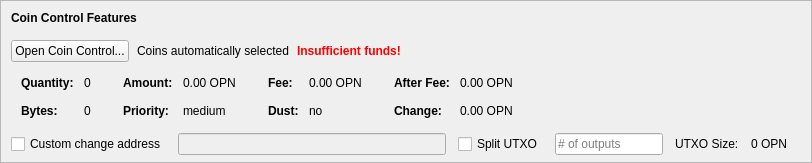
    <widget class="QFrame" name="frameCoinControl">
     <property name="sizePolicy">
      <sizepolicy hsizetype="Expanding" vsizetype="Expanding">
       <horstretch>0</horstretch>
       <verstretch>0</verstretch>
      </sizepolicy>
     </property>
     <property name="maximumSize">
      <size>
       <width>16777215</width>
       <height>16777215</height>
      </size>
     </property>
     <property name="frameShape">
      <enum>QFrame::StyledPanel</enum>
     </property>
     <property name="frameShadow">
      <enum>QFrame::Sunken</enum>
     </property>
     <layout class="QVBoxLayout" name="verticalLayoutCoinControl2">
      <property name="spacing">
       <number>0</number>
      </property>
      <property name="leftMargin">
       <number>0</number>
      </property>
      <property name="topMargin">
       <number>0</number>
      </property>
      <property name="rightMargin">
       <number>0</number>
      </property>
      <property name="bottomMargin">
       <number>6</number>
      </property>
      <item>
       <layout class="QVBoxLayout" name="verticalLayoutCoinControl" stretch="0,0,0,0,1">
        <property name="spacing">
         <number>0</number>
        </property>
        <property name="leftMargin">
         <number>10</number>
        </property>
        <property name="topMargin">
         <number>10</number>
        </property>
        <item>
         <layout class="QHBoxLayout" name="horizontalLayoutCoinControl1">
          <property name="bottomMargin">
           <number>15</number>
          </property>
          <item>
           <widget class="QLabel" name="labelCoinControlFeatures">
            <property name="sizePolicy">
             <sizepolicy hsizetype="Preferred" vsizetype="Maximum">
              <horstretch>0</horstretch>
              <verstretch>0</verstretch>
             </sizepolicy>
            </property>
            <property name="font">
             <font>
              <weight>75</weight>
              <bold>true</bold>
             </font>
            </property>
            <property name="styleSheet">
             <string notr="true">font-weight:bold;</string>
            </property>
            <property name="text">
             <string>Coin Control Features</string>
            </property>
           </widget>
          </item>
         </layout>
        </item>
        <item>
         <layout class="QHBoxLayout" name="horizontalLayoutCoinControl2" stretch="0,0,0,0">
          <property name="spacing">
           <number>8</number>
          </property>
          <property name="bottomMargin">
           <number>10</number>
          </property>
          <item>
           <widget class="QPushButton" name="pushButtonCoinControl">
            <property name="styleSheet">
             <string notr="true"/>
            </property>
            <property name="text">
             <string>Open Coin Control...</string>
            </property>
            <property name="autoDefault">
             <bool>false</bool>
            </property>
           </widget>
          </item>
          <item>
           <widget class="QLabel" name="labelCoinControlAutomaticallySelected">
            <property name="text">
             <string>Coins automatically selected</string>
            </property>
            <property name="margin">
             <number>5</number>
            </property>
           </widget>
          </item>
          <item>
           <widget class="QLabel" name="labelCoinControlInsuffFunds">
            <property name="font">
             <font>
              <weight>75</weight>
              <bold>true</bold>
             </font>
            </property>
            <property name="styleSheet">
             <string notr="true">color:red;font-weight:bold;</string>
            </property>
            <property name="text">
             <string>Insufficient funds!</string>
            </property>
            <property name="margin">
             <number>5</number>
            </property>
           </widget>
          </item>
          <item>
           <spacer name="horizontalSpacerCoinControl">
            <property name="orientation">
             <enum>Qt::Horizontal</enum>
            </property>
            <property name="sizeHint" stdset="0">
             <size>
              <width>40</width>
              <height>1</height>
             </size>
            </property>
           </spacer>
          </item>
         </layout>
        </item>
        <item>
         <widget class="QWidget" name="widgetCoinControl" native="true">
          <property name="sizePolicy">
           <sizepolicy hsizetype="Preferred" vsizetype="Preferred">
            <horstretch>0</horstretch>
            <verstretch>0</verstretch>
           </sizepolicy>
          </property>
          <property name="minimumSize">
           <size>
            <width>0</width>
            <height>0</height>
           </size>
          </property>
          <property name="styleSheet">
           <string notr="true"/>
          </property>
          <layout class="QHBoxLayout" name="horizontalLayoutCoinControl5">
           <property name="leftMargin">
            <number>0</number>
           </property>
           <property name="topMargin">
            <number>0</number>
           </property>
           <property name="rightMargin">
            <number>0</number>
           </property>
           <property name="bottomMargin">
            <number>0</number>
           </property>
           <item>
            <layout class="QHBoxLayout" name="horizontalLayoutCoinControl3" stretch="0,0,0,1">
             <property name="spacing">
              <number>20</number>
             </property>
             <property name="topMargin">
              <number>0</number>
             </property>
             <property name="bottomMargin">
              <number>10</number>
             </property>
             <item>
              <layout class="QFormLayout" name="formLayoutCoinControl1">
               <property name="horizontalSpacing">
                <number>10</number>
               </property>
               <property name="verticalSpacing">
                <number>14</number>
               </property>
               <property name="leftMargin">
                <number>10</number>
               </property>
               <property name="topMargin">
                <number>4</number>
               </property>
               <property name="rightMargin">
                <number>6</number>
               </property>
               <item row="0" column="0">
                <widget class="QLabel" name="labelCoinControlQuantityText">
                 <property name="font">
                  <font>
                   <weight>75</weight>
                   <bold>true</bold>
                  </font>
                 </property>
                 <property name="text">
                  <string>Quantity:</string>
                 </property>
                 <property name="margin">
                  <number>0</number>
                 </property>
                </widget>
               </item>
               <item row="0" column="1">
                <widget class="QLabel" name="labelCoinControlQuantity">
                 <property name="cursor">
                  <cursorShape>IBeamCursor</cursorShape>
                 </property>
                 <property name="contextMenuPolicy">
                  <enum>Qt::ActionsContextMenu</enum>
                 </property>
                 <property name="text">
                  <string notr="true">0</string>
                 </property>
                 <property name="margin">
                  <number>0</number>
                 </property>
                 <property name="textInteractionFlags">
                  <set>Qt::LinksAccessibleByMouse|Qt::TextSelectableByKeyboard|Qt::TextSelectableByMouse</set>
                 </property>
                </widget>
               </item>
               <item row="1" column="0">
                <widget class="QLabel" name="labelCoinControlBytesText">
                 <property name="font">
                  <font>
                   <weight>75</weight>
                   <bold>true</bold>
                  </font>
                 </property>
                 <property name="text">
                  <string>Bytes:</string>
                 </property>
                </widget>
               </item>
               <item row="1" column="1">
                <widget class="QLabel" name="labelCoinControlBytes">
                 <property name="cursor">
                  <cursorShape>IBeamCursor</cursorShape>
                 </property>
                 <property name="contextMenuPolicy">
                  <enum>Qt::ActionsContextMenu</enum>
                 </property>
                 <property name="text">
                  <string notr="true">0</string>
                 </property>
                 <property name="textInteractionFlags">
                  <set>Qt::LinksAccessibleByMouse|Qt::TextSelectableByKeyboard|Qt::TextSelectableByMouse</set>
                 </property>
                </widget>
               </item>
              </layout>
             </item>
             <item>
              <layout class="QFormLayout" name="formLayoutCoinControl2">
               <property name="horizontalSpacing">
                <number>10</number>
               </property>
               <property name="verticalSpacing">
                <number>14</number>
               </property>
               <property name="leftMargin">
                <number>6</number>
               </property>
               <property name="topMargin">
                <number>4</number>
               </property>
               <property name="rightMargin">
                <number>6</number>
               </property>
               <item row="0" column="0">
                <widget class="QLabel" name="labelCoinControlAmountText">
                 <property name="font">
                  <font>
                   <weight>75</weight>
                   <bold>true</bold>
                  </font>
                 </property>
                 <property name="text">
                  <string>Amount:</string>
                 </property>
                 <property name="margin">
                  <number>0</number>
                 </property>
                </widget>
               </item>
               <item row="0" column="1">
                <widget class="QLabel" name="labelCoinControlAmount">
                 <property name="cursor">
                  <cursorShape>IBeamCursor</cursorShape>
                 </property>
                 <property name="contextMenuPolicy">
                  <enum>Qt::ActionsContextMenu</enum>
                 </property>
                 <property name="text">
                  <string notr="true">0.00 OPN</string>
                 </property>
                 <property name="textInteractionFlags">
                  <set>Qt::LinksAccessibleByMouse|Qt::TextSelectableByKeyboard|Qt::TextSelectableByMouse</set>
                 </property>
                </widget>
               </item>
               <item row="1" column="0">
                <widget class="QLabel" name="labelCoinControlPriorityText">
                 <property name="font">
                  <font>
                   <weight>75</weight>
                   <bold>true</bold>
                  </font>
                 </property>
                 <property name="text">
                  <string>Priority:</string>
                 </property>
                </widget>
               </item>
               <item row="1" column="1">
                <widget class="QLabel" name="labelCoinControlPriority">
                 <property name="cursor">
                  <cursorShape>IBeamCursor</cursorShape>
                 </property>
                 <property name="contextMenuPolicy">
                  <enum>Qt::ActionsContextMenu</enum>
                 </property>
                 <property name="text">
                  <string>medium</string>
                 </property>
                 <property name="textInteractionFlags">
                  <set>Qt::LinksAccessibleByMouse|Qt::TextSelectableByKeyboard|Qt::TextSelectableByMouse</set>
                 </property>
                </widget>
               </item>
              </layout>
             </item>
             <item>
              <layout class="QFormLayout" name="formLayoutCoinControl3">
               <property name="horizontalSpacing">
                <number>10</number>
               </property>
               <property name="verticalSpacing">
                <number>14</number>
               </property>
               <property name="leftMargin">
                <number>6</number>
               </property>
               <property name="topMargin">
                <number>4</number>
               </property>
               <property name="rightMargin">
                <number>6</number>
               </property>
               <item row="0" column="0">
                <widget class="QLabel" name="labelCoinControlFeeText">
                 <property name="font">
                  <font>
                   <weight>75</weight>
                   <bold>true</bold>
                  </font>
                 </property>
                 <property name="text">
                  <string>Fee:</string>
                 </property>
                 <property name="margin">
                  <number>0</number>
                 </property>
                </widget>
               </item>
               <item row="0" column="1">
                <widget class="QLabel" name="labelCoinControlFee">
                 <property name="cursor">
                  <cursorShape>IBeamCursor</cursorShape>
                 </property>
                 <property name="contextMenuPolicy">
                  <enum>Qt::ActionsContextMenu</enum>
                 </property>
                 <property name="text">
                  <string notr="true">0.00 OPN</string>
                 </property>
                 <property name="textInteractionFlags">
                  <set>Qt::LinksAccessibleByMouse|Qt::TextSelectableByKeyboard|Qt::TextSelectableByMouse</set>
                 </property>
                </widget>
               </item>
               <item row="1" column="0">
                <widget class="QLabel" name="labelCoinControlLowOutputText">
                 <property name="font">
                  <font>
                   <weight>75</weight>
                   <bold>true</bold>
                  </font>
                 </property>
                 <property name="text">
                  <string>Dust:</string>
                 </property>
                </widget>
               </item>
               <item row="1" column="1">
                <widget class="QLabel" name="labelCoinControlLowOutput">
                 <property name="cursor">
                  <cursorShape>IBeamCursor</cursorShape>
                 </property>
                 <property name="contextMenuPolicy">
                  <enum>Qt::ActionsContextMenu</enum>
                 </property>
                 <property name="text">
                  <string>no</string>
                 </property>
                 <property name="textInteractionFlags">
                  <set>Qt::LinksAccessibleByMouse|Qt::TextSelectableByKeyboard|Qt::TextSelectableByMouse</set>
                 </property>
                </widget>
               </item>
              </layout>
             </item>
             <item>
              <layout class="QFormLayout" name="formLayoutCoinControl4">
               <property name="horizontalSpacing">
                <number>10</number>
               </property>
               <property name="verticalSpacing">
                <number>14</number>
               </property>
               <property name="leftMargin">
                <number>6</number>
               </property>
               <property name="topMargin">
                <number>4</number>
               </property>
               <property name="rightMargin">
                <number>6</number>
               </property>
               <item row="0" column="0">
                <widget class="QLabel" name="labelCoinControlAfterFeeText">
                 <property name="font">
                  <font>
                   <weight>75</weight>
                   <bold>true</bold>
                  </font>
                 </property>
                 <property name="text">
                  <string>After Fee:</string>
                 </property>
                 <property name="margin">
                  <number>0</number>
                 </property>
                </widget>
               </item>
               <item row="0" column="1">
                <widget class="QLabel" name="labelCoinControlAfterFee">
                 <property name="cursor">
                  <cursorShape>IBeamCursor</cursorShape>
                 </property>
                 <property name="contextMenuPolicy">
                  <enum>Qt::ActionsContextMenu</enum>
                 </property>
                 <property name="text">
                  <string notr="true">0.00 OPN</string>
                 </property>
                 <property name="textInteractionFlags">
                  <set>Qt::LinksAccessibleByMouse|Qt::TextSelectableByKeyboard|Qt::TextSelectableByMouse</set>
                 </property>
                </widget>
               </item>
               <item row="1" column="0">
                <widget class="QLabel" name="labelCoinControlChangeText">
                 <property name="font">
                  <font>
                   <weight>75</weight>
                   <bold>true</bold>
                  </font>
                 </property>
                 <property name="text">
                  <string>Change:</string>
                 </property>
                </widget>
               </item>
               <item row="1" column="1">
                <widget class="QLabel" name="labelCoinControlChange">
                 <property name="cursor">
                  <cursorShape>IBeamCursor</cursorShape>
                 </property>
                 <property name="contextMenuPolicy">
                  <enum>Qt::ActionsContextMenu</enum>
                 </property>
                 <property name="text">
                  <string notr="true">0.00 OPN</string>
                 </property>
                 <property name="textInteractionFlags">
                  <set>Qt::LinksAccessibleByMouse|Qt::TextSelectableByKeyboard|Qt::TextSelectableByMouse</set>
                 </property>
                </widget>
               </item>
              </layout>
             </item>
            </layout>
           </item>
          </layout>
         </widget>
        </item>
        <item>
         <layout class="QHBoxLayout" name="horizontalLayoutCoinControl4" stretch="0,0,0,0,0,0,0">
          <property name="spacing">
           <number>12</number>
          </property>
          <property name="sizeConstraint">
           <enum>QLayout::SetDefaultConstraint</enum>
          </property>
          <property name="topMargin">
           <number>5</number>
          </property>
          <property name="rightMargin">
           <number>5</number>
          </property>
          <item>
           <widget class="QCheckBox" name="checkBoxCoinControlChange">
            <property name="toolTip">
             <string>If this is activated, but the change address is empty or invalid, change will be sent to a newly generated address.</string>
            </property>
            <property name="text">
             <string>Custom change address</string>
            </property>
           </widget>
          </item>
          <item>
           <widget class="QValidatedLineEdit" name="lineEditCoinControlChange">
            <property name="enabled">
             <bool>false</bool>
            </property>
            <property name="sizePolicy">
             <sizepolicy hsizetype="Expanding" vsizetype="Fixed">
              <horstretch>0</horstretch>
              <verstretch>0</verstretch>
             </sizepolicy>
            </property>
           </widget>
          </item>
          <item>
           <widget class="QCheckBox" name="splitBlockCheckBox">
            <property name="text">
             <string>Split UTXO</string>
            </property>
           </widget>
          </item>
          <item>
           <widget class="QLineEdit" name="splitBlockLineEdit">
            <property name="sizePolicy">
             <sizepolicy hsizetype="Fixed" vsizetype="Fixed">
              <horstretch>50</horstretch>
              <verstretch>0</verstretch>
             </sizepolicy>
            </property>
            <property name="placeholderText">
             <string># of outputs</string>
            </property>
           </widget>
          </item>
          <item>
           <widget class="QLabel" name="labelBlockSizeText">
            <property name="text">
             <string>UTXO Size:</string>
            </property>
           </widget>
          </item>
          <item>
           <widget class="QLabel" name="labelBlockSize">
            <property name="text">
             <string>0 OPN</string>
            </property>
           </widget>
          </item>
          <item>
           <widget class="QLabel" name="labelCoinControlChangeLabel">
            <property name="sizePolicy">
             <sizepolicy hsizetype="Preferred" vsizetype="Expanding">
              <horstretch>0</horstretch>
              <verstretch>0</verstretch>
             </sizepolicy>
            </property>
            <property name="minimumSize">
             <size>
              <width>0</width>
              <height>0</height>
             </size>
            </property>
            <property name="text">
             <string/>
            </property>
            <property name="margin">
             <number>3</number>
            </property>
           </widget>
          </item>
         </layout>
        </item>
        <item>
         <spacer name="verticalSpacerCoinControl">
          <property name="orientation">
           <enum>Qt::Vertical</enum>
          </property>
          <property name="sizeHint" stdset="0">
           <size>
            <width>800</width>
            <height>1</height>
           </size>
          </property>
         </spacer>
        </item>
       </layout>
      </item>
     </layout>
    </widget>
